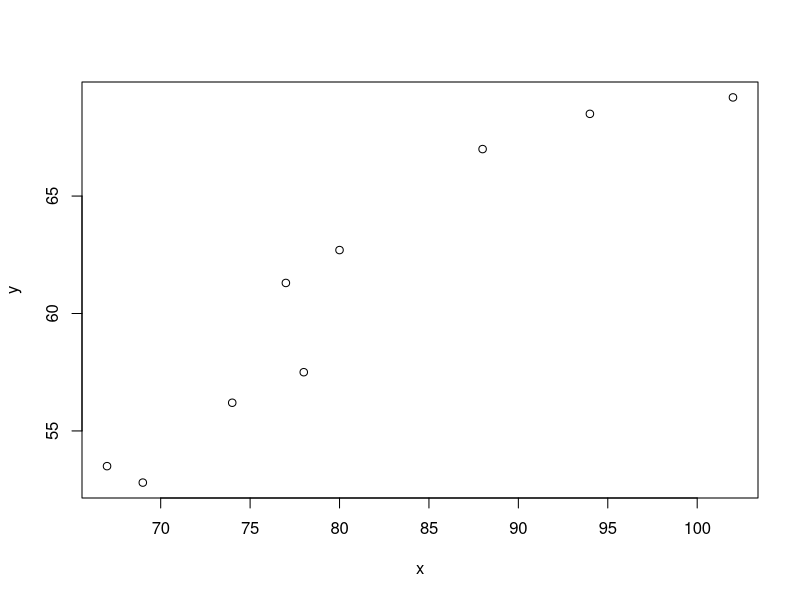
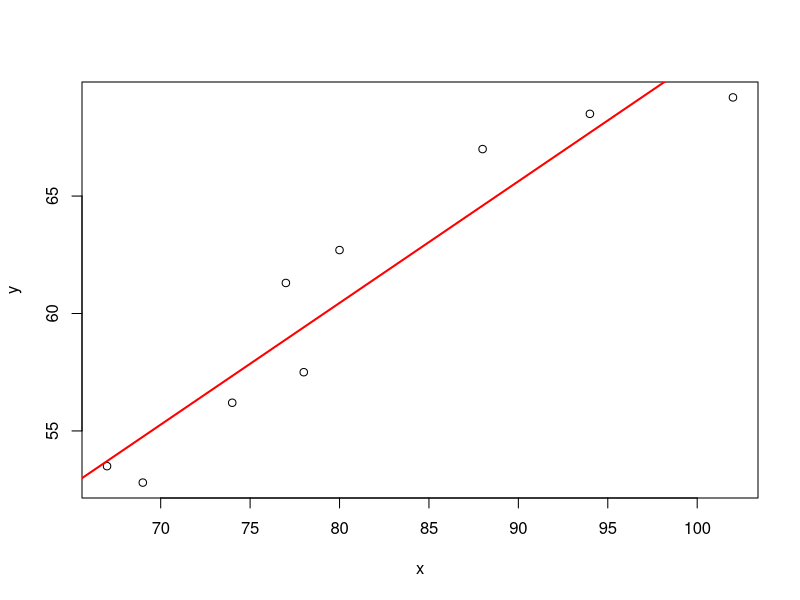
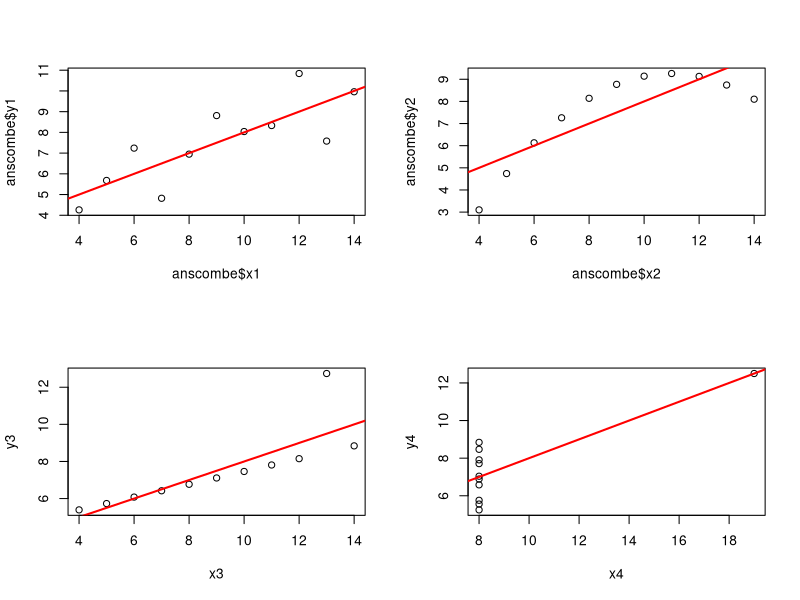
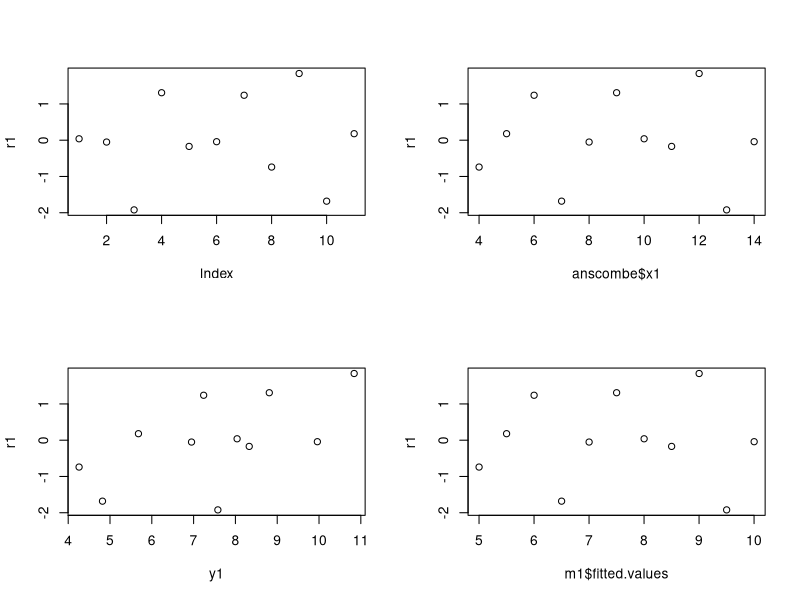
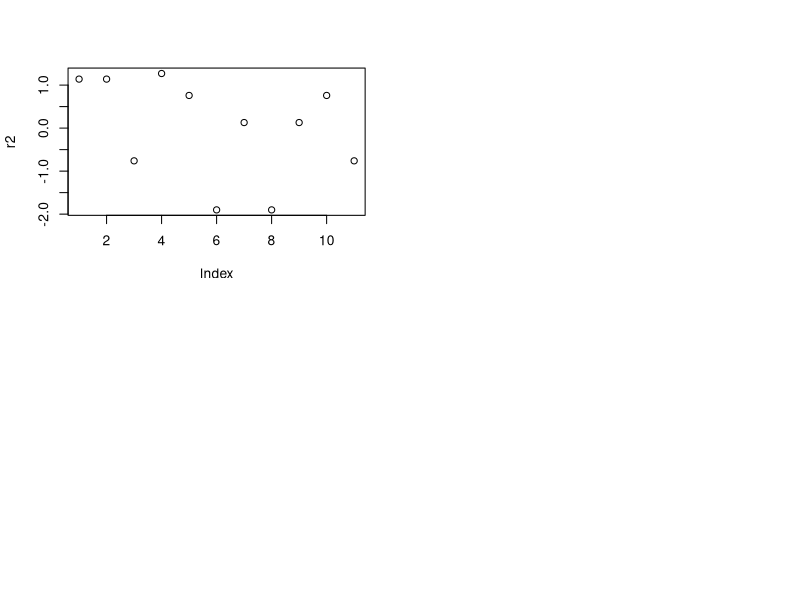

Write the R code that produced these figures, in order. (Note: this script raises an error after producing the figures.)
#Zestaw 1
#Zad 1
#1.1
x=c(4,1,3,2)
t(x)

t(x)%*%x
crossprod(x)

x%*%t(x)
tcrossprod(x)


d <- sqrt(crossprod(x)) #dl.wektora
x/as.vector(d) #unormowany

x-mean(x) #centrowanie
scale(x,scale=FALSE)

(x-mean(x))/sd(x) #standaryzacja wektora
scale(x)

d=as.matrix(x)
t(d)

#Zad 2
y=c(1,-1,3,0)
t(x) %*% y #iloczyn skalarny
crossprod(x,y)

#Zad 3
D=diag(c(1,2,3))
I=diag(c(1,1,1))
I=diag(rep(1,3))

#Zad 4

A=matrix(c(1,5,1,2,3,8),3,2, byrow = T)
B=matrix(c(1,4,3,2),2,2, byrow = T)

A%*%B #iloczyn
B%*%t(A)
kronecker(A,B)

#Zad 5
A=matrix(c(3,4,6,1,2,3,5,7,9),3,3, byrow = T)

sum(diag(A)) #slad
det(A)
solve(A) #m.odwrotna

#Zad 6
A=matrix(c(10,3,9,3,40,8,9,8,15),3,3, byrow=TRUE)

eigen(A)
eigen(A)$values
eigen(A)$vectors

chol(A) #rozklad choleskiego
U=chol(A) #czyli gornotrojkatna  U t.ze A=U'U

H=eigen(A)$vectors #ortogonalna

D=diag(eigen(A)$values) #diagonalna

H%*%D%*%t(H) #A=HDH'

#pierwiastek z macierzy

H%*%sqrt(D)%*%t(H) -> B

B %*% B

#Zad.7

#rozklad A na wartosci szczegolne

A=matrix(c(1,1,0,1,1,0),3,2,byrow=TRUE)
svd.A=svd(A, nu=nrow(A), nv=ncol(A))


U=svd.A$u
V=svd.A$v
D=rbind(diag(svd.A$d),c(0,0))
round(U%*%D%*%t(V))
#eigen(A%*%t(A))
#d=rbind(diag(svd.A$d),c(0,0))
#D=rbind(diag(svd.A$d),c(0,0))
#D
#U-svd.A$u
#round(U%*%D%*%t(v))
#U=svd.A$u

#zad.8

A=matrix(c(1,1,0,2,1,1,2,0,2,0,1,1),3,4,byrow=TRUE)

svd.A=svd(A, nu=nrow(A), nv=ncol(A))


U=svd.A$u
V=svd.A$v
D=cbind(diag(svd.A$d),c(0,0,0))
round(U%*%D%*%t(V))





#Zad.9
y=c(57.5, 52.8, 61.3, 67, 53.5, 62.7, 56.2, 68.5, 69.2)
x=c(78, 69, 77, 88, 67, 80, 74, 94, 102)
plot(x,y)

m=lm(y~x)
m$coefficients
X=model.matrix(m)
summary(m)

#(solve(t(X)%*%X))
#(solve(t(X)%*%X))%*%t(X)%*%Y
#(solve(t(X)%*%X))%*%t(X)%*%y

sig=summary(m)$sigma

deviance(m)

m$residuals

sum(m$residuals^2)
n=length(y)

deviance(m)/(n-2)

m$fitted.values

y-m$fitted.values
m$residuals

plot(x,y)
abline(m, col="red", lwd=2)
predict(m, newdata=list(x=90))

#Drugie zajecia:

#Zestaw 1 
#dokonczenie

#Zad.11
library(MASS)
data(hills)
x1=hills$dist
y=hills$time
x2=hills$climb

m=lm(y~x1+x2)
m

# p=3
m$coefficients
(summary(m)$sigma)^2
predict(m, newdata = list(x1=10, x2=2500))

#################

#Zad.2

data("anscombe")
anscombe
attach(anscombe)
x1 #zamiast anscombe$x1

par(mfrow=c(2,2))
m1=lm(anscombe$y1~anscombe$x1)
plot(anscombe$x1,anscombe$y1)
abline(m1, col="red", lwd=2)

m2=lm(anscombe$y2~anscombe$x2)
plot(anscombe$x2,anscombe$y2)
abline(m2, col="red", lwd=2)

m3=lm(y3~x3)
plot(x3,y3)
abline(m3, col="red", lwd=2)

m4=lm(y4~x4)
plot(x4,y4)
abline(m4, col="red", lwd=2)

summary(m1)
summary(m2)
summary(m3)
summary(m4)

r1=m1$residuals
plot(r1)
plot(anscombe$x1,r1)
plot(y1, r1)
plot(m1$fitted.values,r1)

r2=m2$residuals
plot(r2)
plot(x2,r2)
plot(y2, r2)
plot(m1$fitted.values,r2)

r3=m3$residuals
plot(r3)
plot(x3,r3)
plot(y3, r3)
plot(m1$fitted.values,r3)

r4=m4$residuals
plot(r4)
plot(x4,r4)
plot(y4, r4)
plot(m1$fitted.values,r4)

####### Wykresy normalnosci
#test shapiro wilka
shapiro.test(r1)
shapiro.test(r2)
shapiro.test(r3)
shapiro.test(r4)

#wykresy quantylowe
qqnorm(r1)
qqline(r1)

qqnorm(r2)
qqline(r2)

qqnorm(r3)
qqline(r3)

qqnorm(r4)
qqline(r4)

############################ zadanie 2 z listy nr2

data("trees")
trees
attach(trees)

mg=lm(Volume~Girth)

mh=lm(Volume~Height)
par(mfrow=c(2,1))

plot(Girth,Volume)
abline(mg, col="red", lwd=2)

plot(Height,Volume)
abline(mh, col="red", lwd=2)

summary(mg)
summary(mh)
summary(mg)$r.squared
summary(mh)$r.squared

confint(mg, level=0.95)
trees
predict(mg, newdata = list(Girth=21))

predict(mg, newdata = list(Girth=21), int="c", lwd=0.95)
predict(mg, newdata = list(Girth=21), se=T)

predict(mg, newdata = list(Girth=21), int="p")  #prediction